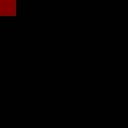

Rendered tile map (Tiled .tmx) drawn with the repository's tilesets; below, a short description and the full map source, tile grids included:
An orthogonal 8x8 tile map with 16x16 px tiles, 7 tile layers (regions, input_WalkingLayer, output_Effects, output1_Effects, ...).

<map version="1.0" tiledversion="2018.07.13" orientation="orthogonal" renderorder="right-down" width="8" height="8" tilewidth="16" tileheight="16" infinite="0" nextlayerid="10" nextobjectid="1">
 <properties>
  <property name="NoOverlappingRules" type="bool" value="true" />
 </properties>
 <tileset firstgid="1" name="Tiles" tilewidth="16" tileheight="16" tilecount="100" columns="10">
  <image source="tilesets/tiles.png" width="160" height="160" />
  <terraintypes>
   <terrain name="Volcano" tile="21" />
  </terraintypes>
  <tile id="10" terrain=",,,0" />
  <tile id="11" terrain=",,0,0" />
  <tile id="12" terrain=",,0," />
  <tile id="14" terrain=",,,0" />
  <tile id="15" terrain=",,0," />
  <tile id="20" terrain=",0,,0" />
  <tile id="21" terrain="0,0,0,0" />
  <tile id="22" terrain="0,,0," />
  <tile id="24" terrain=",0,," />
  <tile id="25" terrain="0,,," />
  <tile id="30" terrain=",0,," />
  <tile id="31" terrain="0,0,," />
  <tile id="32" terrain="0,,," />
  <tile id="37" terrain=",0,,0" />
  <tile id="38" terrain="0,,0," />
  <tile id="46" terrain=",,0,0" />
  <tile id="47" terrain=",0,0,0" />
  <tile id="48" terrain="0,,0,0" />
  <tile id="49" terrain=",,0,0" />
  <tile id="56" terrain="0,0,," />
  <tile id="57" terrain="0,0,,0" />
  <tile id="58" terrain="0,0,0," />
  <tile id="59" terrain="0,0,," />
  <tile id="67" terrain=",0,,0" />
  <tile id="68" terrain="0,,0," />
 </tileset>
 <layer id="1" name="regions" width="8" height="8">
  <data encoding="csv">
19,0,0,0,0,0,0,0,
0,0,0,0,0,0,0,0,
0,0,0,0,0,0,0,0,
0,0,0,0,0,0,0,0,
0,0,0,0,0,0,0,0,
0,0,0,0,0,0,0,0,
0,0,0,0,0,0,0,0,
0,0,0,0,0,0,0,0
</data>
 </layer>
 <layer id="2" name="input_WalkingLayer" width="8" height="8">
  <data encoding="csv">
22,0,0,0,0,0,0,0,
0,0,0,0,0,0,0,0,
0,0,0,0,0,0,0,0,
0,0,0,0,0,0,0,0,
0,0,0,0,0,0,0,0,
0,0,0,0,0,0,0,0,
0,0,0,0,0,0,0,0,
0,0,0,0,0,0,0,0
</data>
 </layer>
 <layer id="3" name="output_Effects" width="8" height="8">
  <data encoding="csv">
7,0,0,0,0,0,0,0,
0,0,0,0,0,0,0,0,
0,0,0,0,0,0,0,0,
0,0,0,0,0,0,0,0,
0,0,0,0,0,0,0,0,
0,0,0,0,0,0,0,0,
0,0,0,0,0,0,0,0,
0,0,0,0,0,0,0,0
</data>
 </layer>
 <layer id="4" name="output1_Effects" width="8" height="8">
  <data encoding="csv">
8,0,0,0,0,0,0,0,
0,0,0,0,0,0,0,0,
0,0,0,0,0,0,0,0,
0,0,0,0,0,0,0,0,
0,0,0,0,0,0,0,0,
0,0,0,0,0,0,0,0,
0,0,0,0,0,0,0,0,
0,0,0,0,0,0,0,0
</data>
 </layer>
 <layer id="5" name="output2_Effects" width="8" height="8">
  <data encoding="csv">
9,0,0,0,0,0,0,0,
0,0,0,0,0,0,0,0,
0,0,0,0,0,0,0,0,
0,0,0,0,0,0,0,0,
0,0,0,0,0,0,0,0,
0,0,0,0,0,0,0,0,
0,0,0,0,0,0,0,0,
0,0,0,0,0,0,0,0
</data>
 </layer>
 <layer id="6" name="output3_Effects" width="8" height="8">
  <data encoding="csv">
10,0,0,0,0,0,0,0,
0,0,0,0,0,0,0,0,
0,0,0,0,0,0,0,0,
0,0,0,0,0,0,0,0,
0,0,0,0,0,0,0,0,
0,0,0,0,0,0,0,0,
0,0,0,0,0,0,0,0,
0,0,0,0,0,0,0,0
</data>
 </layer>
 <layer id="7" name="output4_WalkingLayer" width="8" height="8">
  <data encoding="csv">
22,0,0,0,0,0,0,0,
0,0,0,0,0,0,0,0,
0,0,0,0,0,0,0,0,
0,0,0,0,0,0,0,0,
0,0,0,0,0,0,0,0,
0,0,0,0,0,0,0,0,
0,0,0,0,0,0,0,0,
0,0,0,0,0,0,0,0
</data>
 </layer>
</map>
